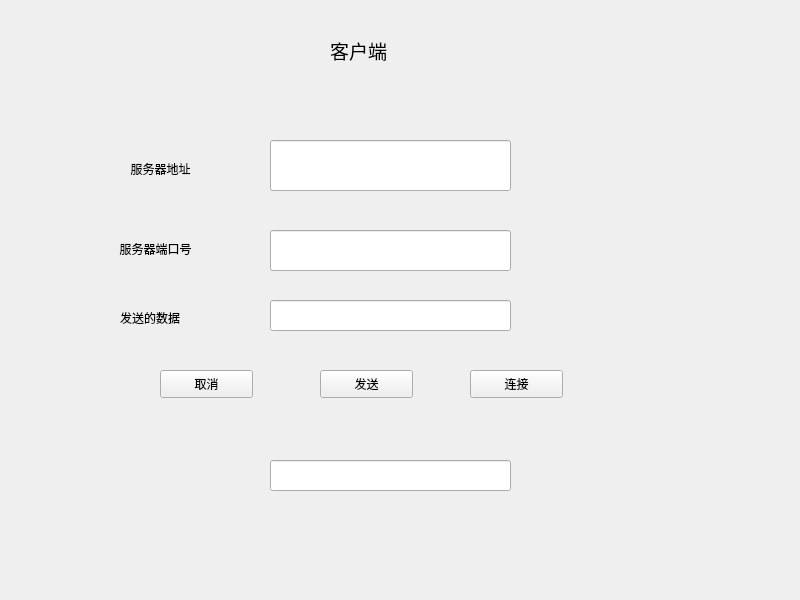
<?xml version="1.0" encoding="UTF-8"?>
<ui version="4.0">
 <class>Widget</class>
 <widget class="QWidget" name="Widget">
  <property name="geometry">
   <rect>
    <x>0</x>
    <y>0</y>
    <width>800</width>
    <height>600</height>
   </rect>
  </property>
  <property name="windowTitle">
   <string>Widget</string>
  </property>
  <widget class="QLineEdit" name="ipLineEdit">
   <property name="geometry">
    <rect>
     <x>270</x>
     <y>140</y>
     <width>241</width>
     <height>51</height>
    </rect>
   </property>
  </widget>
  <widget class="QLabel" name="label">
   <property name="geometry">
    <rect>
     <x>330</x>
     <y>30</y>
     <width>131</width>
     <height>41</height>
    </rect>
   </property>
   <property name="font">
    <font>
     <family>AcadEref</family>
     <pointsize>14</pointsize>
    </font>
   </property>
   <property name="text">
    <string>客户端</string>
   </property>
  </widget>
  <widget class="QLabel" name="label_2">
   <property name="geometry">
    <rect>
     <x>120</x>
     <y>160</y>
     <width>81</width>
     <height>16</height>
    </rect>
   </property>
   <property name="text">
    <string>&lt;html&gt;&lt;head/&gt;&lt;body&gt;&lt;p align=&quot;center&quot;&gt;服务器地址&lt;/p&gt;&lt;/body&gt;&lt;/html&gt;</string>
   </property>
  </widget>
  <widget class="QLabel" name="label_3">
   <property name="geometry">
    <rect>
     <x>110</x>
     <y>240</y>
     <width>91</width>
     <height>16</height>
    </rect>
   </property>
   <property name="text">
    <string>&lt;html&gt;&lt;head/&gt;&lt;body&gt;&lt;p align=&quot;center&quot;&gt;服务器端口号&lt;/p&gt;&lt;/body&gt;&lt;/html&gt;</string>
   </property>
  </widget>
  <widget class="QLineEdit" name="portLineEdit">
   <property name="geometry">
    <rect>
     <x>270</x>
     <y>230</y>
     <width>241</width>
     <height>41</height>
    </rect>
   </property>
  </widget>
  <widget class="QPushButton" name="connectButton">
   <property name="geometry">
    <rect>
     <x>470</x>
     <y>370</y>
     <width>93</width>
     <height>28</height>
    </rect>
   </property>
   <property name="text">
    <string>连接</string>
   </property>
  </widget>
  <widget class="QPushButton" name="cancelButton">
   <property name="geometry">
    <rect>
     <x>160</x>
     <y>370</y>
     <width>93</width>
     <height>28</height>
    </rect>
   </property>
   <property name="text">
    <string>取消</string>
   </property>
  </widget>
  <widget class="QPushButton" name="sendButton">
   <property name="geometry">
    <rect>
     <x>320</x>
     <y>370</y>
     <width>93</width>
     <height>28</height>
    </rect>
   </property>
   <property name="text">
    <string>发送</string>
   </property>
  </widget>
  <widget class="QLabel" name="label_4">
   <property name="geometry">
    <rect>
     <x>120</x>
     <y>310</y>
     <width>81</width>
     <height>16</height>
    </rect>
   </property>
   <property name="text">
    <string>发送的数据</string>
   </property>
  </widget>
  <widget class="QLineEdit" name="sentLineEdit">
   <property name="geometry">
    <rect>
     <x>270</x>
     <y>300</y>
     <width>241</width>
     <height>31</height>
    </rect>
   </property>
  </widget>
  <widget class="QLineEdit" name="readMessage">
   <property name="geometry">
    <rect>
     <x>270</x>
     <y>460</y>
     <width>241</width>
     <height>31</height>
    </rect>
   </property>
  </widget>
 </widget>
 <resources/>
 <connections/>
</ui>
